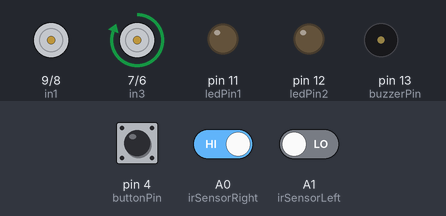
A sketch run on a simulated Arduino Uno, built with avr-gcc and run on an emulated ATmega328P. Shown: motor-driver pin pairs drawn as motors (green arrow = first pin HIGH = forward, orange = second pin HIGH = backward, longer = more drive, scaled by the enable pin), output pins drawn as LEDs (lit = HIGH), buzzer (waves = sounding, pin HIGH). The inputs (shaded band) are chosen by the test bench; at power-on: A0 (irSensorRight) HIGH, A1 (irSensorLeft) LOW, pin 4 (buttonPin) HIGH.

Above: at 1.2 s.
1.3 s: A0 (irSensorRight) driven LOW
At 1.6 s:
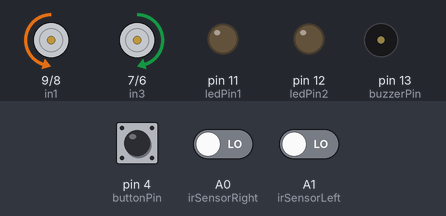
2.8 s: A1 (irSensorLeft) driven HIGH
At 3.9 s:
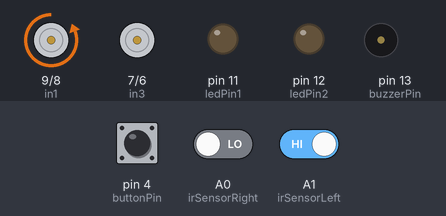
4.3 s: A0 (irSensorRight) driven HIGH
At 5.1 s:
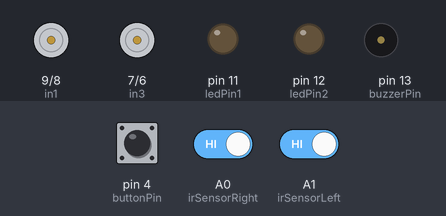
5.8 s: A1 (irSensorLeft) driven LOW
At 6.2 s:
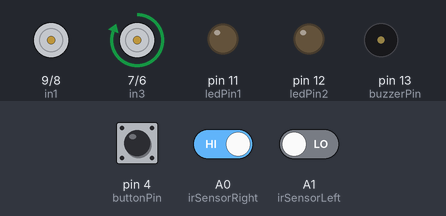
Timing chart, 0 to 8.3 s (numbered marks = the images above; inputs shaded):
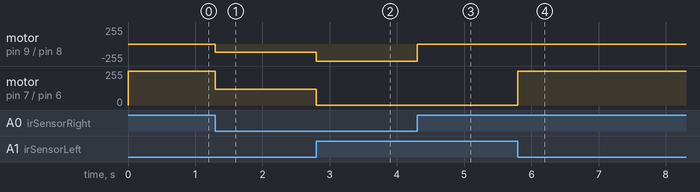

The sketch:

LineFollowingAndObstacleProjectV2Success.ino
```cpp
#include <SoftwareSerial.h>

// Pin definitions for IR sensors
const int irSensorRight = A0;
const int irSensorLeft = A1;

// Pin definitions for L298N motor driver
const int enA = 10;   // Speed control for motor A
const int in1 = 9;    // Direction control for motor A
const int in2 = 8;    // Direction control for motor A
const int in3 = 7;    // Direction control for motor B
const int in4 = 6;    // Direction control for motor B
const int enB = 5;    // Speed control for motor B

// Push button pin
const int buttonPin = 4;

// Buzzer pin
const int buzzerPin = 13;

// LED pins
const int ledPin1 = 11;
const int ledPin2 = 12;

// Speed settings
const int motorSpeed = 120; // Adjust the speed as needed (0-255)

// Bluetooth setup
SoftwareSerial BTSerial(2, 3); // RX, TX (2 -> RX, 3 -> TX)

// Mode variable
enum Mode {IR_SENSOR, BLUETOOTH};
Mode currentMode = IR_SENSOR;

// Button state variables
bool lastButtonState = HIGH;
bool currentButtonState = HIGH;
unsigned long lastDebounceTime = 0;
unsigned long debounceDelay = 50;

void setup() {
  // Initialize IR sensor pins
  pinMode(irSensorRight, INPUT);
  pinMode(irSensorLeft, INPUT);

  // Initialize motor driver pins
  pinMode(enA, OUTPUT);
  pinMode(in1, OUTPUT);
  pinMode(in2, OUTPUT);
  pinMode(enB, OUTPUT);
  pinMode(in3, OUTPUT);
  pinMode(in4, OUTPUT);

  // Initialize button pin with internal pull-up resistor
  pinMode(buttonPin, INPUT_PULLUP);

  // Initialize buzzer pin
  pinMode(buzzerPin, OUTPUT);
  digitalWrite(buzzerPin, LOW); // Start with buzzer off

  // Initialize LED pins
  pinMode(ledPin1, OUTPUT);
  pinMode(ledPin2, OUTPUT);
  digitalWrite(ledPin1, LOW); // Start with LEDs off
  digitalWrite(ledPin2, LOW); // Start with LEDs off

  // Set initial motor speed
  analogWrite(enA, motorSpeed);
  analogWrite(enB, motorSpeed);

  // Start with motors stopped
  stopMotors();

  // Initialize Bluetooth serial communication
  BTSerial.begin(9600);
}

void loop() {
  // Check for button press to switch mode
  int reading = digitalRead(buttonPin);

  // If the switch changed, due to noise or pressing
  if (reading != lastButtonState) {
    lastDebounceTime = millis(); // reset the debouncing timer
  }

  if ((millis() - lastDebounceTime) > debounceDelay) {
    // Whatever the reading is at, it's been there for longer than the debounce delay
    // so take it as the actual current state

    // If the button state has changed
    if (reading != currentButtonState) {
      currentButtonState = reading;

      // Only toggle the mode if the new button state is LOW (button pressed)
      if (currentButtonState == LOW) {
        toggleMode();
      }
    }
  }

  // Save the reading. Next time through the loop, it'll be the lastButtonState
  lastButtonState = reading;

  // Execute actions based on current mode
  if (currentMode == IR_SENSOR) {
    // Read IR sensor values
    int rightSensorValue = digitalRead(irSensorRight);
    int leftSensorValue = digitalRead(irSensorLeft);

    // Determine robot action based on sensor input
    if (rightSensorValue == LOW && leftSensorValue == LOW) {
      // Both sensors detect black line
      moveForward();
    } else if (rightSensorValue == HIGH && leftSensorValue == LOW) {
      // Right sensor off line, turn left
      turnRight();
    } else if (rightSensorValue == LOW && leftSensorValue == HIGH) {
      // Left sensor off line, turn right
      turnLeft();
    } else {
      // Both sensors off line, stop
      stopMotors();
    }
  } else if (currentMode == BLUETOOTH) {
    // Check for Bluetooth commands
    if (BTSerial.available()) {
      char command = BTSerial.read();
      handleBluetoothCommand(command);
    }
  }
}

void toggleMode() {
  if (currentMode == IR_SENSOR) {
    currentMode = BLUETOOTH;
    BTSerial.println("Mode switched to BLUETOOTH");
  } else {
    currentMode = IR_SENSOR;
    BTSerial.println("Mode switched to IR_SENSOR");
  }
}

void handleBluetoothCommand(char command) {
  switch (command) {
    case 'F':
      moveForwardBT();
      break;
    case 'L':
      turnLeft();
      break;
    case 'R':
      turnRight();
      break;
    case 'S':
      stopMotors();
      break;
    case 'V':
      honk();
      break;
    case '1':
      turnOnLeds();
      break;
    case '0':
      turnOffLeds();
      break;
    case 'W':
      turnOnLed1();
      break;
    case 'U':
      turnOnLed2();
      break;
    case 'w':
      turnOffLed1();
      break;
    case 'u':
      turnOffLed2();
      break;
    default:
      break;
  }
}

void moveForward() {
  digitalWrite(in1, LOW);
  digitalWrite(in2, HIGH);
  digitalWrite(in3, HIGH);
  digitalWrite(in4, LOW);
  analogWrite(enA, 80);
  analogWrite(enB, 80);
}

void turnLeft() {
  digitalWrite(in1, LOW);
  digitalWrite(in2, HIGH);
  digitalWrite(in3, LOW);
  digitalWrite(in4, LOW);
  analogWrite(enA, 255);
  analogWrite(enB, 255);
}

void turnRight() {
  digitalWrite(in1, LOW);
  digitalWrite(in2, LOW);
  digitalWrite(in3, HIGH);
  digitalWrite(in4, LOW);
  analogWrite(enA, 255);
  analogWrite(enB, 255);
}

void stopMotors() {
  digitalWrite(in1, LOW);
  digitalWrite(in2, LOW);
  digitalWrite(in3, LOW);
  digitalWrite(in4, LOW);
}

void moveForwardBT() {
  digitalWrite(in1, LOW);
  digitalWrite(in2, HIGH);
  digitalWrite(in3, HIGH);
  digitalWrite(in4, LOW);
  analogWrite(enA, 255);
  analogWrite(enB, 255);
}

void honk() {
  digitalWrite(buzzerPin, HIGH); // Turn on the buzzer
  delay(1000);                   // Honk duration
  digitalWrite(buzzerPin, LOW);  // Turn off the buzzer
}

void turnOnLeds() {
  digitalWrite(ledPin1, HIGH); // Turn on LED 1
  digitalWrite(ledPin2, HIGH); // Turn on LED 2
}

void turnOffLeds() {
  digitalWrite(ledPin1, LOW); // Turn off LED 1
  digitalWrite(ledPin2, LOW); // Turn off LED 2
}


void turnOnLed1() {
  digitalWrite(ledPin1, HIGH); // Turn on LED 1
}

void turnOnLed2() {
  digitalWrite(ledPin2, HIGH); // Turn on LED 1
}

void turnOffLed1() {
  digitalWrite(ledPin1, LOW); // Turn on LED 1
}

void turnOffLed2() {
  digitalWrite(ledPin2, LOW); // Turn on LED 1
}
```

Measured:
- after the input at 1.3 s, motor on pin 9 (in1) / pin 8 (in2): stopped → backward 120/255 at once; motor on pin 7 (in3) / pin 6 (in4): forward 255/255 → forward 120/255 at once
- after the input at 2.8 s, motor on pin 9 (in1) / pin 8 (in2): backward 120/255 → backward 255/255 at once; motor on pin 7 (in3) / pin 6 (in4): forward 120/255 → stopped at once
- after the input at 4.3 s, motor on pin 9 (in1) / pin 8 (in2): backward 255/255 → stopped at once
- after the input at 5.8 s, motor on pin 7 (in3) / pin 6 (in4): stopped → forward 255/255 at once
